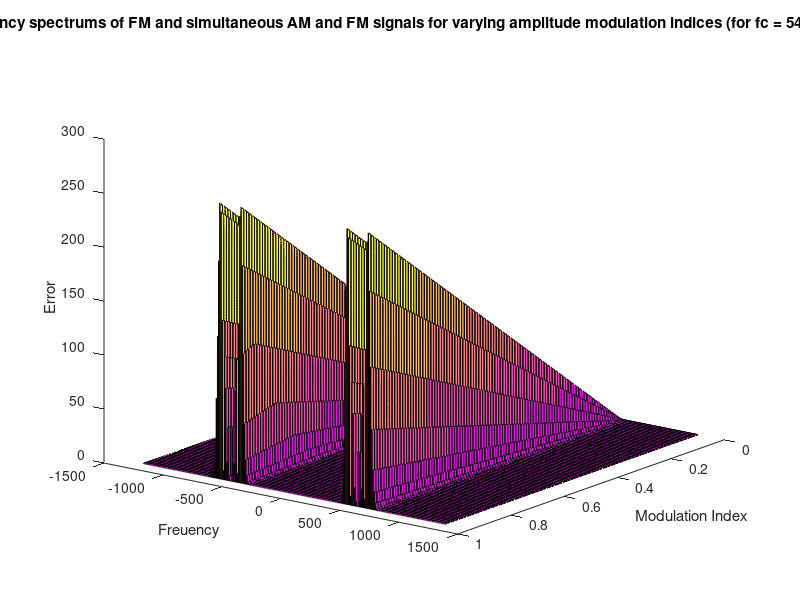
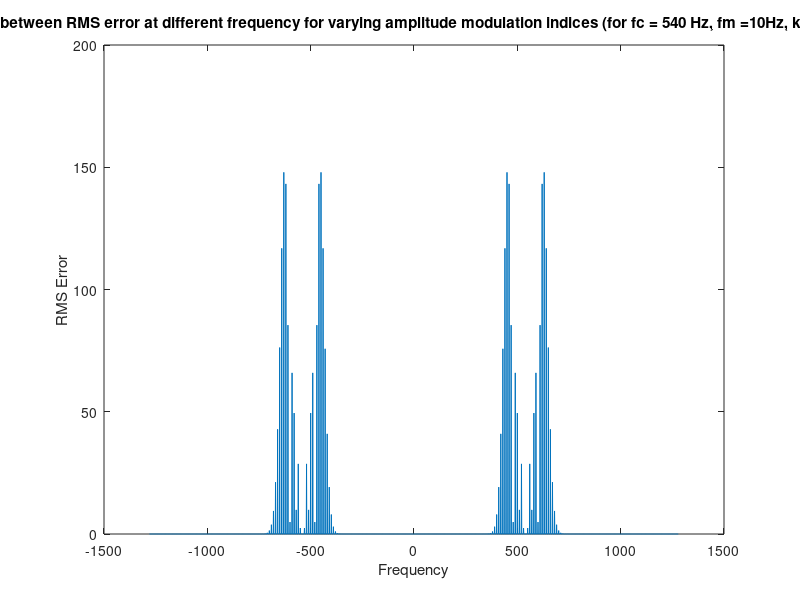

Reproduce these figures in MATLAB, in order.
close all
clear all;

%clear all;

%%

 
 R = 50; 
 fc = 540;         % Carrier_frequency
 Tc =1/fc;
 fm = 10;           %Modulating_signal_frequency_
 k =10;             %modulation index of frequency modulation
 Tm = 1/fm;          % time period of Message Signal
 Samples_for_Modulating_signal_frequency_= 256;
 Ts = Tm/Samples_for_Modulating_signal_frequency_ ;
 fs = 1/Ts;
 
 X_axis = 0:Ts:(Tm-Ts);
 
 Message_signal_Samples = 0:Ts:(8*Tm-Ts);
 t=Message_signal_Samples;
 
 Ac =1;
  %%
 M= sin(2*pi*fm*t);  %Message signal
%%
%____________________________________________________________________________________________________ 
 Carrier= Ac.*cos(2*pi*fc*t); % Carrier Signal with unit amplitude
% p1=   10*log10(sum(Carrier.^2)/(50*length(Carrier)))+30; % power check of carrier signal
%____________________________________________________________________________________________________
%% 
m =0.25; % modulation index of amplitude modulation

%%
Error =[];

%% Frequency Modulation

for m = 0:0.01:.95    %varying values of Amplitude Modulation indices

 a= k.*cos(2*pi*fm*t);
 b=2*pi*fc*t;
 c= a-b;
 fm_orig= Ac.*cos(c);

% simultanious modulation
 y_amp=(1+ m.*sin(2*pi*fm*t));
 y3 = y_amp .* fm_orig;
%% 
 %%%%frequency domain calculations
 bin_size = fs/length(M);
 f= -fs/2:bin_size:((fs/2)-bin_size);
 %M_fft = fftshift(abs(fft(M)))/length(M);  %% Message signal frequency Domain amplitude
 P_fft = fftshift(abs(fft(fm_orig)));  %% FM Modulated signal frequency Domain amplitude
 S_fft = fftshift(abs(fft(y3))); %% simultaneous modulated signal frequency Domain amplitude
%% Power Calculation in dBm
%%Power_Spectrum_P = 10*log10((abs(P_fft).^2)/R*1000);
%%Power_Spectrum_S = 10*log10((abs(S_fft).^2)/R*1000);
error_volt = abs(P_fft - S_fft);
power_error = 10*log10((abs(error_volt).^2)/R*1000);
Error = [Error;error_volt];

end
q = transpose(Error);
x=0:0.01:0.95;
y= -fs/2:bin_size:((fs/2)-bin_size);
[X,Y] = meshgrid(x,y);
%C = flipud(X);
figure(1)
surface(X,Y,q)
title('Error between frequency spectrums of FM and simultaneous AM and FM signals for varying amplitude modulation indices (for fc = 540 Hz, fm =10Hz, k= 10 Hz)');
                 xlabel('Modulation Index');
                 ylabel('Freuency');
                 zlabel('Error');
colormap(spring(5))
view(127,20)
%% Calculation of RMS Error
Square=   Error.^2;
Mean_value = sum(Square)/length(x);
RMS_value= sqrt(Mean_value);
RMS_error_dBm= 10*log10((abs(RMS_value).^2)/R*1000);
figure(2)
plot(y,RMS_value);
title('Plot between RMS error at different frequency for varying amplitude modulation indices (for fc = 540 Hz, fm =10Hz, k= 10 Hz)');
xlabel('Frequency');
ylabel('RMS Error');


 